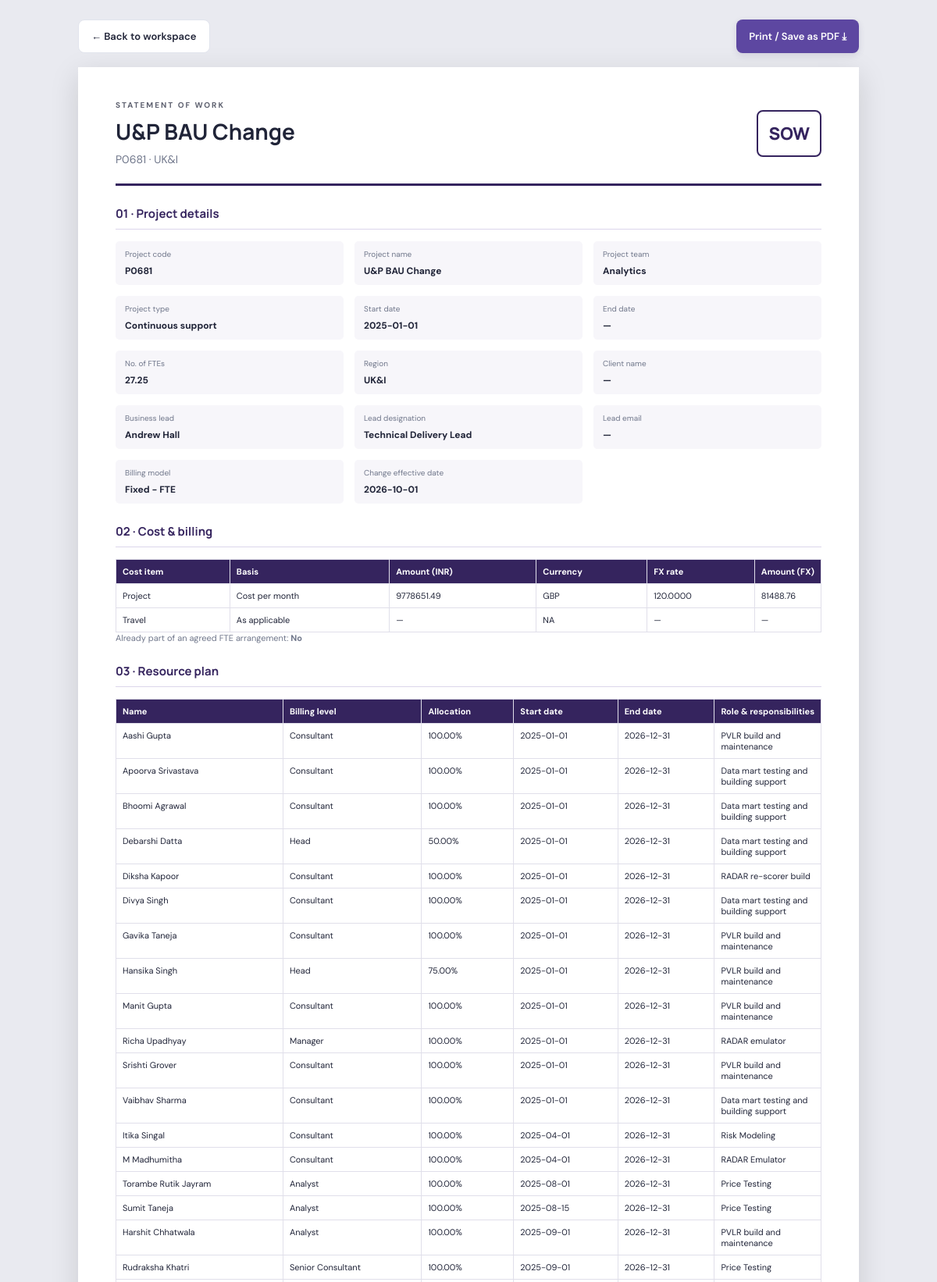
The app's page /projects/1/print (upper part) with its own data.
### Version-1/app.py (models this page shows)
class SowProject(db.Model):
    __tablename__ = "sow_projects"
    id = db.Column(db.Integer, primary_key=True)
    project_code = db.Column(db.String(30), nullable=False, index=True)
    project_name = db.Column(db.String(100), nullable=False)
    project_team = db.Column(db.String(100))
    project_type = db.Column(db.String(100))
    start_date = db.Column(db.Date)
    end_date = db.Column(db.Date)
    fte_count = db.Column(db.Numeric(8, 2))
    region = db.Column(db.String(100))
    client_name = db.Column(db.String(150))
    business_lead = db.Column(db.String(150))
    business_lead_designation = db.Column(db.String(150))
    business_lead_email = db.Column(db.String(255))
    billing_model = db.Column(db.String(100))
    change_effective_date = db.Column(db.Date)
    already_agreed_fte = db.Column(db.String(10))
    project_cost_inr = db.Column(db.Numeric(14, 2))
    billing_currency = db.Column(db.String(10))
    fx_rate = db.Column(db.Numeric(12, 4))
    project_cost_fx = db.Column(db.Numeric(14, 2))
    travel_cost_inr = db.Column(db.Numeric(14, 2))
    travel_currency = db.Column(db.String(10))
    travel_fx_rate = db.Column(db.Numeric(12, 4))
    travel_cost_fx = db.Column(db.Numeric(14, 2))
    executive_summary = db.Column(db.Text)
    background = db.Column(db.Text)
    in_scope = db.Column(db.Text)
    out_of_scope = db.Column(db.Text)
    dependencies_risks = db.Column(db.Text)
    required_skills = db.Column(db.Text)
    software_required = db.Column(db.Text)
    other_notes = db.Column(db.Text)
    declarations = db.Column(db.Text)
    created_at = db.Column(db.DateTime, default=datetime.utcnow, nullable=False)
    resources = db.relationship(
        "SowResource", backref="project", cascade="all, delete-orphan",
        order_by="SowResource.sort_order"
    )
    milestones = db.relationship(
        "SowMilestone", backref="project", cascade="all, delete-orphan",
        order_by="SowMilestone.sort_order"
    )

class SowResource(db.Model):
    __tablename__ = "sow_resources"
    id = db.Column(db.Integer, primary_key=True)
    project_id = db.Column(db.Integer, db.ForeignKey("sow_projects.id"), nullable=False)
    name = db.Column(db.String(150), nullable=False)
    billing_level = db.Column(db.String(100))
    allocation_percent = db.Column(db.Numeric(6, 2), default=100)
    start_date = db.Column(db.Date)
    end_date = db.Column(db.Date)
    responsibilities = db.Column(db.String(500))
    sort_order = db.Column(db.Integer, default=0)

### Version-1/app.py (the view)
@app.route("/projects/<int:project_id>/print")
def print_project(project_id):
    project = db.get_or_404(SowProject, project_id)
    return render_template("print.html", project=project)

### Version-1/templates/print.html (shortened to what this page needs)
<!doctype html>
<html lang="en">
<head><link rel="stylesheet" href="{{ url_for('static', filename='style.css') }}"></head>
<body class="print-body">
<div class="print-toolbar no-print"><a class="btn btn-light" href="{{ url_for('index') }}">← Back to workspace</a><button class="btn btn-primary" onclick="window.print()">Print / Save as PDF ⤓</button></div>
<main class="document">
  <header class="doc-header"><div><div class="eyebrow">STATEMENT OF WORK</div><h1>{{ project.project_name }}</h1><p>{{ project.project_code }} · {{ project.region or 'Region not specified' }}</p></div><div class="doc-mark">SOW</div></header>
  <section class="doc-section"><h2>01 · Project details</h2><div class="doc-grid">
    {% for label, value in [('Project code',project.project_code),('Project name',project.project_name),('Project team',project.project_team),('Project type',project.project_type),('Start date',project.start_date),('End date',project.end_date),('No. of FTEs',project.fte_count),('Region',project.region),('Client name',project.client_name),('Business lead',project.business_lead),('Lead designation',project.business_lead_designation),('Lead email',project.business_lead_email),('Billing model',project.billing_model),('Change effective date',project.change_effective_date)] %}
    <div class="doc-field"><span>{{ label }}</span><strong>{{ value or '—' }}</strong></div>{% endfor %}
  </div></section>
  <section class="doc-section"><h2>02 · Cost &amp; billing</h2><table class="doc-table"><thead><tr><th>Cost item</th><th>Basis</th><th>Amount (INR)</th><th>Currency</th><th>FX rate</th><th>Amount (FX)</th></tr></thead><tbody>
    <tr><td>Project</td><td>Cost per month</td><td>{{ project.project_cost_inr or '—' }}</td><td>{{ project.billing_currency or '—' }}</td><td>{{ project.fx_rate or '—' }}</td><td>{{ project.project_cost_fx or '—' }}</td></tr>
    <tr><td>Travel</td><td>As applicable</td><td>{{ project.travel_cost_inr or '—' }}</td><td>{{ project.travel_currency or '—' }}</td><td>{{ project.travel_fx_rate or '—' }}</td><td>{{ project.travel_cost_fx or '—' }}</td></tr>
  </tbody></table><p class="muted">Already part of an agreed FTE arrangement: <strong>{{ project.already_agreed_fte or '—' }}</strong></p></section>
  <section class="doc-section"><h2>03 · Resource plan</h2><table class="doc-table"><thead><tr><th>Name</th><th>Billing level</th><th>Allocation</th><th>Start date</th><th>End date</th><th>Role &amp; responsibilities</th></tr></thead><tbody>
  {% for r in project.resources %}<tr><td>{{ r.name }}</td><td>{{ r.billing_level or '—' }}</td><td>{{ r.allocation_percent or 0 }}%</td><td>{{ r.start_date or '—' }}</td><td>{{ r.end_date or '—' }}</td><td>{{ r.responsibilities or '—' }}</td></tr>{% else %}<tr><td colspan="6">No resources provided.</td></tr>{% endfor %}
  </tbody></table></section>
</main>
</body></html>

### Version-1/static/style.css (style rules this page uses)
:root { --ink:#202438;--muted:#70778b;--line:#e1e4ed;--bg:#f5f6fa;--purple:#35245e;--purple2:#5d47a1;--accent:#7763c5;--white:#fff }
* { box-sizing:border-box }
body { margin:0;background:var(--bg);color:var(--ink);font-family:'DM Sans',Arial,sans-serif;font-size:14px }
h1,h2,h3,p { margin-top:0 }
h1,h2,h3 { font-family:Manrope,Arial,sans-serif }
.eyebrow { font-size:10px;font-weight:700;letter-spacing:2px;opacity:.72 }
.btn { font:600 13px 'DM Sans',sans-serif;border:0;border-radius:8px;padding:12px 16px;cursor:pointer;text-decoration:none;display:inline-flex;align-items:center;justify-content:center;gap:8px }
.btn-primary { background:var(--purple2);color:white;box-shadow:0 3px 8px #35245e20 }
.btn-light { background:white;color:var(--ink);border:1px solid var(--line) }
table { width:100%;border-collapse:collapse }
th { background:#f2f0f8;color:#4b4267;font-size:11px;text-align:left;font-weight:700;white-space:nowrap }
th,td { padding:8px;border-bottom:1px solid #e9eaf1 }
td:last-child { width:35px }
.print-body { background:#e9eaf0;padding:25px }
.print-toolbar { max-width:1000px;margin:0 auto 18px;display:flex;justify-content:space-between }
.document { max-width:1000px;margin:0 auto;background:white;padding:42px 48px;box-shadow:0 10px 35px #1112 }
.doc-header { display:flex;justify-content:space-between;align-items:center;border-bottom:3px solid var(--purple);padding-bottom:22px;margin-bottom:25px }
.doc-header h1 { font-size:28px;margin:8px 0 }
.doc-header p { margin:0;color:var(--muted) }
.doc-mark { font-family:Manrope,sans-serif;font-weight:800;font-size:22px;color:var(--purple);border:2px solid var(--purple);padding:13px;border-radius:8px }
.doc-section { margin:25px 0;break-inside:avoid }
.doc-section h2 { font-size:15px;color:var(--purple);border-bottom:1px solid #dcd6eb;padding-bottom:9px;margin-bottom:15px }
.doc-grid { display:grid;grid-template-columns:repeat(3,minmax(0,1fr));gap:14px }
.doc-field { padding:10px 12px;background:#f7f6fa;border-radius:5px;min-width:0 }
.doc-field span { display:block;color:var(--muted);font-size:10px;margin-bottom:5px }
.doc-field strong { font-size:12px;overflow-wrap:anywhere }
.doc-table { font-size:11px }
.doc-table th { background:var(--purple);color:white }
.doc-table th,.doc-table td { padding:8px;border:1px solid #e0dfea;vertical-align:top;overflow-wrap:anywhere }
.muted { color:var(--muted);font-size:11px }

### records on screen
SowProject: project_name "U&P BAU Change", project_code "P0681", region "UK&I", label "Project code", label "Project name", label "Project team", project_team "Analytics", label "Project type", project_type "Continuous support", start_date "2025-01-01" "27.25" "2026-10-01", label "Region", label "Business lead", business_lead "Andrew Hall", label "Lead designation", business_lead_designation "Technical Delivery Lead", label "Billing model", billing_model "Fixed - FTE", project_cost_inr "9778651.49", billing_currency "GBP", fx_rate "120.0000", project_cost_fx "81488.76", travel_cost_inr "—", travel_currency "NA", travel_fx_rate "—", travel_cost_fx "—", already_agreed_fte "No"
SowResource: name "Aashi Gupta", billing_level "Consultant", allocation_percent "100.00", start_date "2025-01-01", end_date "2026-12-31", responsibilities "PVLR build and maintenance"
SowResource: name "Apoorva Srivastava", billing_level "Consultant", allocation_percent "100.00", start_date "2025-01-01", end_date "2026-12-31", responsibilities "Data mart testing and building support"
SowResource: name "Bhoomi Agrawal", billing_level "Consultant", allocation_percent "100.00", start_date "2025-01-01", end_date "2026-12-31", responsibilities "Data mart testing and building support"
SowResource: name "Debarshi Datta", billing_level "Head", allocation_percent "50.00", start_date "2025-01-01", end_date "2026-12-31", responsibilities "Data mart testing and building support"
SowResource: name "Diksha Kapoor", billing_level "Consultant", allocation_percent "100.00", start_date "2025-01-01", end_date "2026-12-31", responsibilities "RADAR re-scorer build"
SowResource: name "Divya Singh", billing_level "Consultant", allocation_percent "100.00", start_date "2025-01-01", end_date "2026-12-31", responsibilities "Data mart testing and building support"
SowResource: name "Gavika Taneja", billing_level "Consultant", allocation_percent "100.00", start_date "2025-01-01", end_date "2026-12-31", responsibilities "PVLR build and maintenance"
SowResource: name "Hansika Singh", billing_level "Head", allocation_percent "75.00", start_date "2025-01-01", end_date "2026-12-31", responsibilities "PVLR build and maintenance"
SowResource: name "Manit Gupta", billing_level "Consultant", allocation_percent "100.00", start_date "2025-01-01", end_date "2026-12-31", responsibilities "PVLR build and maintenance"
SowResource: name "Richa Upadhyay", billing_level "Manager", allocation_percent "100.00", start_date "2025-01-01", end_date "2026-12-31", responsibilities "RADAR emulator"
SowResource: name "Srishti Grover", billing_level "Consultant", allocation_percent "100.00", start_date "2025-01-01", end_date "2026-12-31", responsibilities "PVLR build and maintenance"
SowResource: name "Vaibhav Sharma", billing_level "Consultant", allocation_percent "100.00", start_date "2025-01-01", end_date "2026-12-31", responsibilities "Data mart testing and building support"
SowResource: name "Itika Singal", billing_level "Consultant", allocation_percent "100.00", start_date "2025-04-01", end_date "2026-12-31", responsibilities "Risk Modeling"
SowResource: name "M Madhumitha", billing_level "Consultant", allocation_percent "100.00", start_date "2025-04-01", end_date "2026-12-31", responsibilities "RADAR Emulator"
SowResource: name "Torambe Rutik Jayram", billing_level "Analyst", allocation_percent "100.00", start_date "2025-08-01", end_date "2026-12-31", responsibilities "Price Testing"
SowResource: name "Sumit Taneja", billing_level "Analyst", allocation_percent "100.00", start_date "2025-08-15", end_date "2026-12-31", responsibilities "Price Testing"
SowResource: name "Harshit Chhatwala", billing_level "Analyst", allocation_percent "100.00", start_date "2025-09-01", end_date "2026-12-31", responsibilities "PVLR build and maintenance"
SowResource: name "Rudraksha Khatri", billing_level "Senior Consultant", allocation_percent "100.00", start_date "2025-09-01", end_date "2026-12-31", responsibilities "Price Testing"

### other values on screen
{{ label }} "Start date" "End date" "No. of FTEs" "Client name" "Lead email" "Change effective date"
{{ value or '—' }} "—" "—" "—"
